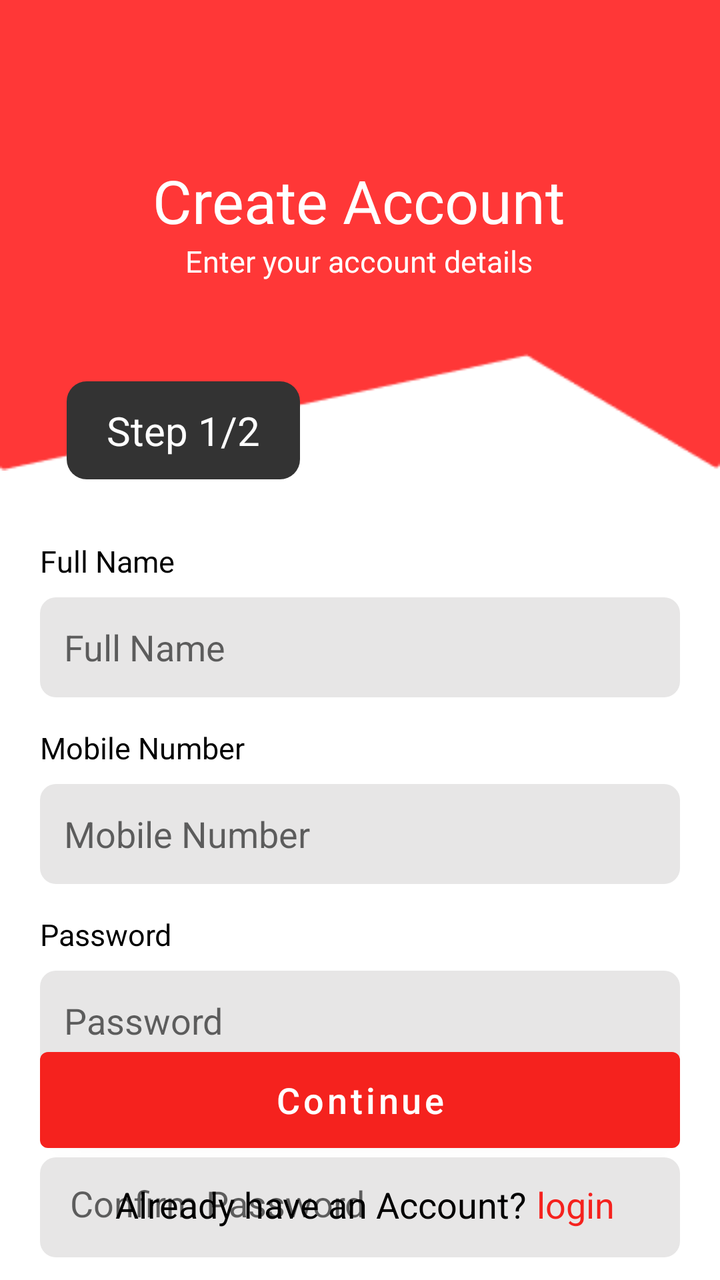
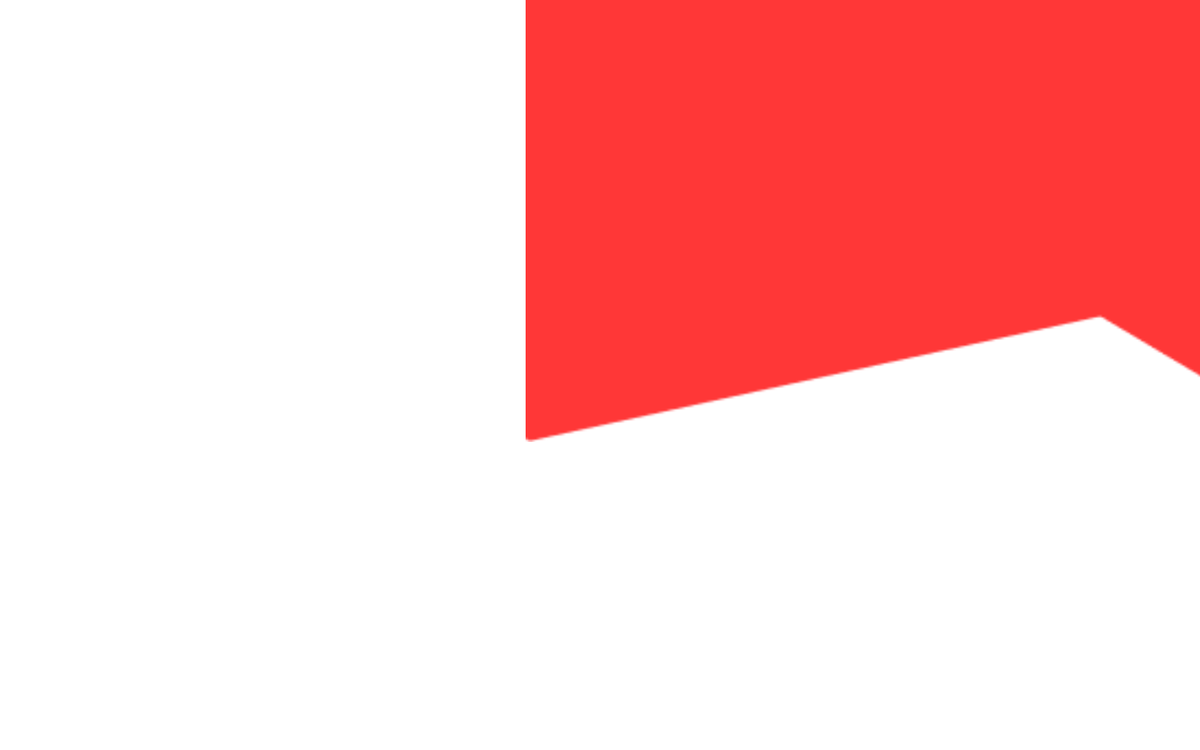

The same Android screen from two of the app's own layout files: first res/layout/ as a phone draws it, then the repository's variant for another configuration, drawn on a device whose configuration selects that folder. Both files follow.
<!-- AndroidManifest.xml: application theme Theme.ElderlyApp -->
<!-- res/layout/activity_signup.xml -->
<?xml version="1.0" encoding="utf-8"?>
<androidx.constraintlayout.widget.ConstraintLayout xmlns:android="http://schemas.android.com/apk/res/android"
    xmlns:app="http://schemas.android.com/apk/res-auto"
    xmlns:tools="http://schemas.android.com/tools"
    android:layout_width="match_parent"
    android:layout_height="match_parent"
    android:orientation="vertical"
    tools:context=".basicappactivity.SignupActivity">




    <ImageView
        android:id="@+id/ivRedBg"
        android:layout_width="match_parent"
        android:layout_height="350dp"
        android:layout_marginTop="-80dp"
        android:src="@drawable/red_bg"
        app:layout_constraintTop_toTopOf="parent" />

    <TextView
        android:id="@+id/tvTitle"
        android:layout_width="wrap_content"
        android:layout_height="wrap_content"
        android:layout_marginTop="80dp"
        android:text="Create Account"
        android:textColor="@color/white"
        android:textSize="30sp"
        app:layout_constraintEnd_toEndOf="parent"
        app:layout_constraintHorizontal_bias="0.497"
        app:layout_constraintStart_toStartOf="parent"
        app:layout_constraintTop_toTopOf="parent" />

    <TextView
        android:id="@+id/tvSubTitle"
        android:layout_width="wrap_content"
        android:layout_height="wrap_content"
        android:text="Enter your account details"
        android:textColor="@color/white"
        android:textSize="15sp"
        app:layout_constraintEnd_toEndOf="parent"
        app:layout_constraintHorizontal_bias="0.497"
        app:layout_constraintStart_toStartOf="parent"
        app:layout_constraintTop_toBottomOf="@+id/tvTitle" />

    <TextView
        android:id="@+id/tvSteps"
        android:layout_width="wrap_content"
        android:layout_height="wrap_content"
        android:layout_marginTop="-80dp"
        android:background="@drawable/rectangle"
        android:paddingHorizontal="20dp"
        android:paddingVertical="11dp"
        android:text="Step 1/2"
        android:textColor="@color/white"
        android:textSize="20sp"
        app:layout_constraintEnd_toEndOf="parent"
        app:layout_constraintHorizontal_bias="0.137"
        app:layout_constraintStart_toStartOf="parent"
        app:layout_constraintTop_toBottomOf="@+id/ivRedBg" />

    <LinearLayout
        android:id="@+id/llFullName"
        android:layout_width="match_parent"
        android:layout_height="wrap_content"
        android:orientation="vertical"
        app:layout_constraintEnd_toEndOf="parent"
        app:layout_constraintHorizontal_bias="0.5"
        app:layout_constraintStart_toStartOf="parent"
        app:layout_constraintTop_toBottomOf="@+id/ivRedBg">

        <TextView
            android:id="@+id/tvFullName"
            android:layout_width="wrap_content"
            android:layout_height="wrap_content"
            android:layout_marginHorizontal="20dp"
            android:layout_marginBottom="8dp"
            android:text="Full Name"
            android:textColor="@color/black"
            android:textSize="15sp" />

        <EditText
            android:id="@+id/etFullName"
            android:layout_width="match_parent"
            android:layout_height="50dp"
            android:layout_marginHorizontal="20dp"
            android:background="@drawable/edittext_bg"
            android:hint="Full Name"
            android:padding="12dp" />

    </LinearLayout>


    <LinearLayout
        android:id="@+id/llNumber"
        android:layout_width="match_parent"
        android:layout_height="wrap_content"
        android:layout_marginTop="15dp"
        android:orientation="vertical"
        app:layout_constraintEnd_toEndOf="parent"
        app:layout_constraintHorizontal_bias="0.5"
        app:layout_constraintStart_toStartOf="parent"
        app:layout_constraintTop_toBottomOf="@+id/llFullName">

        <TextView
            android:id="@+id/tvNumber"
            android:layout_width="wrap_content"
            android:layout_height="wrap_content"
            android:layout_marginHorizontal="20dp"
            android:layout_marginBottom="8dp"
            android:text="Mobile Number"
            android:textColor="@color/black"
            android:textSize="15sp" />

        <EditText
            android:id="@+id/etNumber"
            android:layout_width="match_parent"
            android:layout_height="50dp"
            android:layout_marginHorizontal="20dp"
            android:background="@drawable/edittext_bg"
            android:hint="Mobile Number"
            android:inputType="number"
            android:padding="12dp" />

    </LinearLayout>

    <LinearLayout
        android:id="@+id/llPassword"
        android:layout_width="match_parent"
        android:layout_height="wrap_content"
        android:layout_marginTop="15dp"
        android:orientation="vertical"
        app:layout_constraintEnd_toEndOf="parent"
        app:layout_constraintHorizontal_bias="0.5"
        app:layout_constraintStart_toStartOf="parent"
        app:layout_constraintTop_toBottomOf="@+id/llNumber">

        <TextView
            android:id="@+id/tvPassword"
            android:layout_width="wrap_content"
            android:layout_height="wrap_content"
            android:layout_marginHorizontal="20dp"
            android:layout_marginBottom="8dp"
            android:text="Password"
            android:textColor="@color/black"
            android:textSize="15sp" />

        <EditText
            android:id="@+id/etPassword"
            android:layout_width="match_parent"
            android:layout_height="50dp"
            android:layout_marginHorizontal="20dp"
            android:background="@drawable/edittext_bg"
            android:hint="Password"
            android:inputType="textPassword"
            android:padding="12dp" />

    </LinearLayout>

    <LinearLayout
        android:id="@+id/llConfirmPassword"
        android:layout_width="match_parent"
        android:layout_height="wrap_content"
        android:layout_marginTop="15dp"
        android:orientation="vertical"
        app:layout_constraintEnd_toEndOf="parent"
        app:layout_constraintHorizontal_bias="0.5"
        app:layout_constraintStart_toStartOf="parent"
        app:layout_constraintTop_toBottomOf="@+id/llPassword">

        <TextView
            android:id="@+id/tvConfirmPassword"
            android:layout_width="wrap_content"
            android:layout_height="wrap_content"
            android:layout_marginHorizontal="20dp"
            android:layout_marginBottom="8dp"
            android:text="Confirm Password"
            android:textColor="@color/black"
            android:textSize="15sp" />

        <EditText
            android:id="@+id/etConfirmPassword"
            android:layout_width="match_parent"
            android:layout_height="50dp"
            android:layout_marginHorizontal="20dp"
            android:background="@drawable/edittext_bg"
            android:hint="Confirm Password"
            android:inputType="textPassword"
            android:padding="15dp" />

    </LinearLayout>

    <Button
        android:id="@+id/btnContinue"
        android:layout_width="0dp"
        android:layout_height="60dp"
        android:layout_marginHorizontal="20dp"
        android:layout_marginBottom="60dp"
        android:text="Continue"
        android:textAllCaps="false"
        android:textSize="18sp"
        app:backgroundTint="@color/main_red"
        app:layout_constraintBottom_toBottomOf="parent"
        app:layout_constraintEnd_toEndOf="parent"
        app:layout_constraintHorizontal_bias="1.0"
        app:layout_constraintStart_toStartOf="parent" />


    <LinearLayout
        android:id="@+id/llHaveAccount"
        android:layout_width="wrap_content"
        android:layout_height="wrap_content"
        android:orientation="horizontal"
        app:layout_constraintEnd_toEndOf="parent"
        app:layout_constraintHorizontal_bias="0.5"
        app:layout_constraintStart_toStartOf="parent"
        android:gravity="center"
        android:layout_marginTop="10dp"
        app:layout_constraintTop_toBottomOf="@+id/btnContinue">

        <androidx.constraintlayout.widget.ConstraintLayout
            android:layout_width="match_parent"
            android:layout_height="match_parent"
            android:gravity="center">

            <TextView
                android:id="@+id/tvHaveAccount"
                android:layout_width="wrap_content"
                android:layout_height="wrap_content"
                android:layout_marginHorizontal="5dp"
                android:text="Already have an Account?"
                android:textColor="@color/black"
                android:textSize="18sp"
                app:layout_constraintBottom_toBottomOf="parent"
                app:layout_constraintStart_toStartOf="parent"
                app:layout_constraintTop_toTopOf="parent" />

            <TextView
                android:id="@+id/HaveAccountRed"
                android:layout_width="wrap_content"
                android:layout_height="wrap_content"
                android:layout_marginHorizontal="5dp"
                android:text="login"
                android:textColor="@color/main_red"
                android:textSize="18sp"
                app:layout_constraintBottom_toBottomOf="parent"
                app:layout_constraintStart_toEndOf="@+id/tvHaveAccount"
                app:layout_constraintTop_toTopOf="parent" />


        </androidx.constraintlayout.widget.ConstraintLayout>

    </LinearLayout>


</androidx.constraintlayout.widget.ConstraintLayout>
<!-- resources referenced by this layout -->
<resources>
  <color name="black">#FF000000</color>
  <color name="main_red">#FFF5221E</color>
  <color name="white">#FFFFFFFF</color>
  <!-- drawable edittext_bg (drawable) -->
  <?xml version="1.0" encoding="utf-8"?>
  <shape xmlns:android="http://schemas.android.com/apk/res/android">
      <solid android:color="#E7E6E6" />
      <corners android:radius="8dp"/>
  </shape>
  <!-- drawable rectangle (drawable) -->
  <?xml version="1.0" encoding="utf-8"?>
  <shape xmlns:android="http://schemas.android.com/apk/res/android">
  <solid android:color="#333333" />
      <corners android:radius="10dp"/>
  </shape>
  <!-- drawable red_bg: png bitmap (drawable, 1925 bytes) -->
  <style name="Theme.ElderlyApp" parent="Theme.MaterialComponents.DayNight.NoActionBar">
          
          <item name="colorPrimary">@color/purple_500</item>
          <item name="colorPrimaryVariant">@color/black</item>
          <item name="colorOnPrimary">@color/white</item>
          
          <item name="colorSecondary">@color/teal_200</item>
          <item name="colorSecondaryVariant">@color/teal_700</item>
          <item name="colorOnSecondary">@color/black</item>
          
          <item name="android:statusBarColor" tools:targetApi="l">?attr/colorPrimaryVariant</item>
          
      </style>
  <color name="purple_500">#FF6200EE</color>
  <color name="teal_200">#FF03DAC5</color>
  <color name="teal_700">#FF018786</color>
</resources>
<!-- res/layout-xlarge/activity_signup.xml (the repository's variant of the layout above) -->
<!-- drawn on a large tablet held sideways -->
<?xml version="1.0" encoding="utf-8"?>
<androidx.constraintlayout.widget.ConstraintLayout xmlns:android="http://schemas.android.com/apk/res/android"
    xmlns:app="http://schemas.android.com/apk/res-auto"
    xmlns:tools="http://schemas.android.com/tools"
    android:layout_width="match_parent"
    android:layout_height="match_parent"
    tools:context=".basicappactivity.SignupActivity">


    <ImageView
        android:layout_width="1959dp"
        android:layout_height="650dp"
        android:layout_marginTop="-180dp"
        android:src="@drawable/red_bg"
        app:layout_constraintTop_toTopOf="parent"
        tools:layout_editor_absoluteX="-579dp" />
</androidx.constraintlayout.widget.ConstraintLayout>
<!-- resources referenced by the variant -->
<!-- as a large tablet held sideways resolves them -->
<resources>
  <!-- drawable red_bg: png bitmap (drawable, 1925 bytes) -->
  <style name="Theme.ElderlyApp" parent="Theme.MaterialComponents.DayNight.NoActionBar">
          
          <item name="colorPrimary">@color/purple_500</item>
          <item name="colorPrimaryVariant">@color/black</item>
          <item name="colorOnPrimary">@color/white</item>
          
          <item name="colorSecondary">@color/teal_200</item>
          <item name="colorSecondaryVariant">@color/teal_700</item>
          <item name="colorOnSecondary">@color/black</item>
          
          <item name="android:statusBarColor" tools:targetApi="l">?attr/colorPrimaryVariant</item>
          
      </style>
  <color name="purple_500">#FF6200EE</color>
  <color name="black">#FF000000</color>
  <color name="white">#FFFFFFFF</color>
  <color name="teal_200">#FF03DAC5</color>
  <color name="teal_700">#FF018786</color>
</resources>
